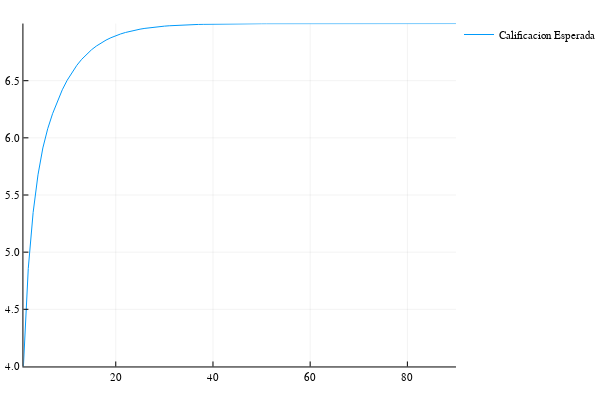

Write notebook code for a chart like this one.
### Code cell
plot(1:1:90,V_max, label = "Calificacion Esperada")

### Figure 1 — Plotly figure (JSON) as saved in the notebook; plotly's stock layout.template omitted (floating-point values rounded to 4 significant figures)
{"data": [{"colorbar": {"title": ""}, "line": {"color": "rgba(0, 154, 250, 1.000)", "dash": "solid", "shape": "linear", "width": 1}, "mode": "lines", "name": "Calificacion Esperada", "showlegend": true, "type": "scatter", "x": [1, 2, 3, 4, 5, 6, 7, 8, 9, 10, 11, 12, 13, 14, 15, 16, 17, 18, 19, 20, 21, 22, 23, 24, 25, 26, 27, 28, 29, 30, 31, 32, 33, 34, 35, 36, 37, 38, 39, 40, 41, 42, 43, 44, 45, 46, 47, 48, 49, 50, 51, 52, 53, 54, 55, 56, 57, 58, 59, 60, 61, 62, 63, 64, 65, 66, 67, 68, 69, 70, 71, 72, 73, 74, 75, 76, 77, 78, 79, 80, 81, 82, 83, 84, 85, 86, 87, 88, 89, 90], "xaxis": "x1", "y": [4, 4.857, 5.347, 5.676, 5.912, 6.08, 6.211, 6.324, 6.421, 6.503, 6.574, 6.635, 6.687, 6.732, 6.77, 6.803, 6.831, 6.855, 6.876, 6.894, 6.909, 6.922, 6.933, 6.943, 6.951, 6.958, 6.964, 6.969, 6.973, 6.977, 6.98, 6.983, 6.986, 6.988, 6.989, 6.991, 6.992, 6.993, 6.994, 6.995, 6.996, 6.996, 6.997, 6.997, 6.998, 6.998, 6.998, 6.999, 6.999, 6.999, 6.999, 6.999, 6.999, 6.999, 7.0, 7.0, 7.0, 7.0, 7.0, 7.0, 7.0, 7.0, 7.0, 7.0, 7.0, 7.0, 7.0, 7.0, 7.0, 7.0, 7.0, 7.0, 7.0, 7.0, 7.0, 7.0, 7.0, 7.0, 7.0, 7.0, 7.0, 7.0, 7.0, 7.0, 7.0, 7.0, 7.0, 7.0, 7.0, 7.0], "yaxis": "y1"}], "layout": {"annotations": [], "height": 400, "legend": {"bgcolor": "rgba(255, 255, 255, 1.000)", "bordercolor": "rgba(0, 0, 0, 1.000)", "font": {"color": "rgba(0, 0, 0, 1.000)", "family": "sans-serif", "size": 11}, "x": 1, "y": 1}, "margin": {"b": 20, "l": 0, "r": 0, "t": 20}, "paper_bgcolor": "rgba(255, 255, 255, 1.000)", "plot_bgcolor": "rgba(255, 255, 255, 1.000)", "showlegend": true, "width": 600, "xaxis1": {"anchor": "y1", "domain": [0.05101, 0.9934], "gridcolor": "rgba(0, 0, 0, 0.100)", "gridwidth": 0.5, "linecolor": "rgba(0, 0, 0, 1.000)", "mirror": false, "range": [1, 90], "showgrid": true, "showline": true, "showticklabels": true, "tickangle": 0, "tickcolor": "rgb(0, 0, 0)", "tickfont": {"color": "rgba(0, 0, 0, 1.000)", "family": "sans-serif", "size": 11}, "tickmode": "array", "ticks": "inside", "ticktext": ["20", "40", "60", "80"], "tickvals": [20, 40, 60, 80], "title": "", "titlefont": {"color": "rgba(0, 0, 0, 1.000)", "family": "sans-serif", "size": 15}, "type": "-", "visible": true, "zeroline": false, "zerolinecolor": "rgba(0, 0, 0, 1.000)"}, "yaxis1": {"anchor": "x1", "domain": [0.03762, 0.9902], "gridcolor": "rgba(0, 0, 0, 0.100)", "gridwidth": 0.5, "linecolor": "rgba(0, 0, 0, 1.000)", "mirror": false, "range": [4, 7.0], "showgrid": true, "showline": true, "showticklabels": true, "tickangle": 0, "tickcolor": "rgb(0, 0, 0)", "tickfont": {"color": "rgba(0, 0, 0, 1.000)", "family": "sans-serif", "size": 11}, "tickmode": "array", "ticks": "inside", "ticktext": ["4.0", "4.5", "5.0", "5.5", "6.0", "6.5"], "tickvals": [4, 4.5, 5, 5.5, 6, 6.5], "title": "", "titlefont": {"color": "rgba(0, 0, 0, 1.000)", "family": "sans-serif", "size": 15}, "type": "-", "visible": true, "zeroline": false, "zerolinecolor": "rgba(0, 0, 0, 1.000)"}}}
